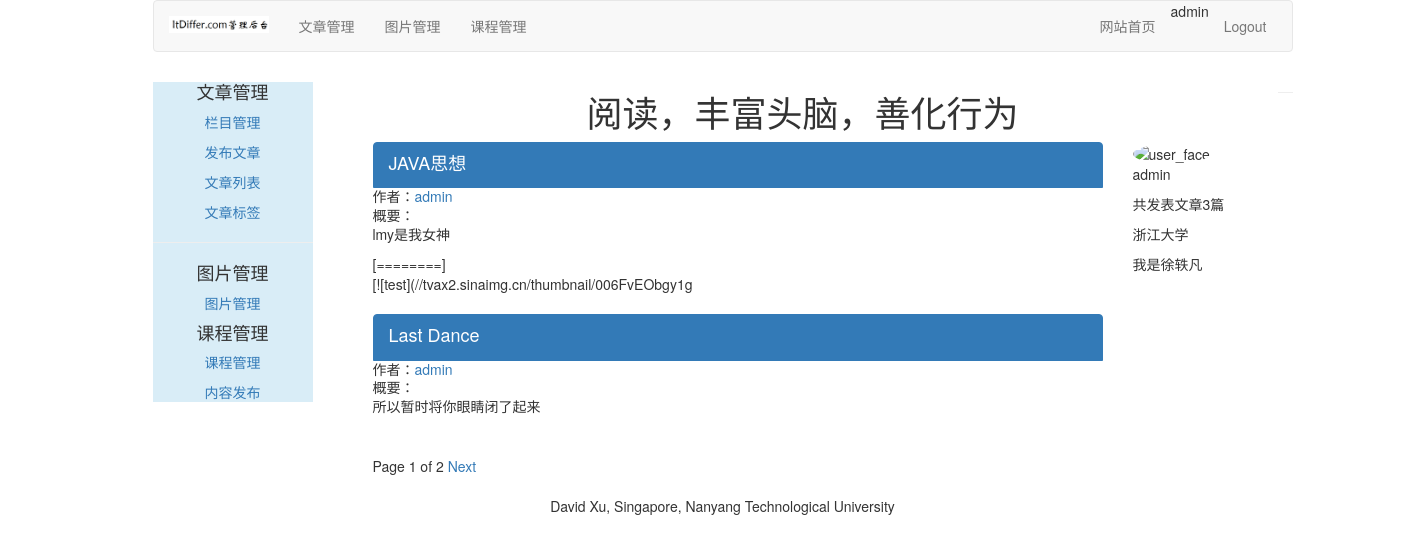
Page /article/list-article-titles/admin/ on the earlier database version.
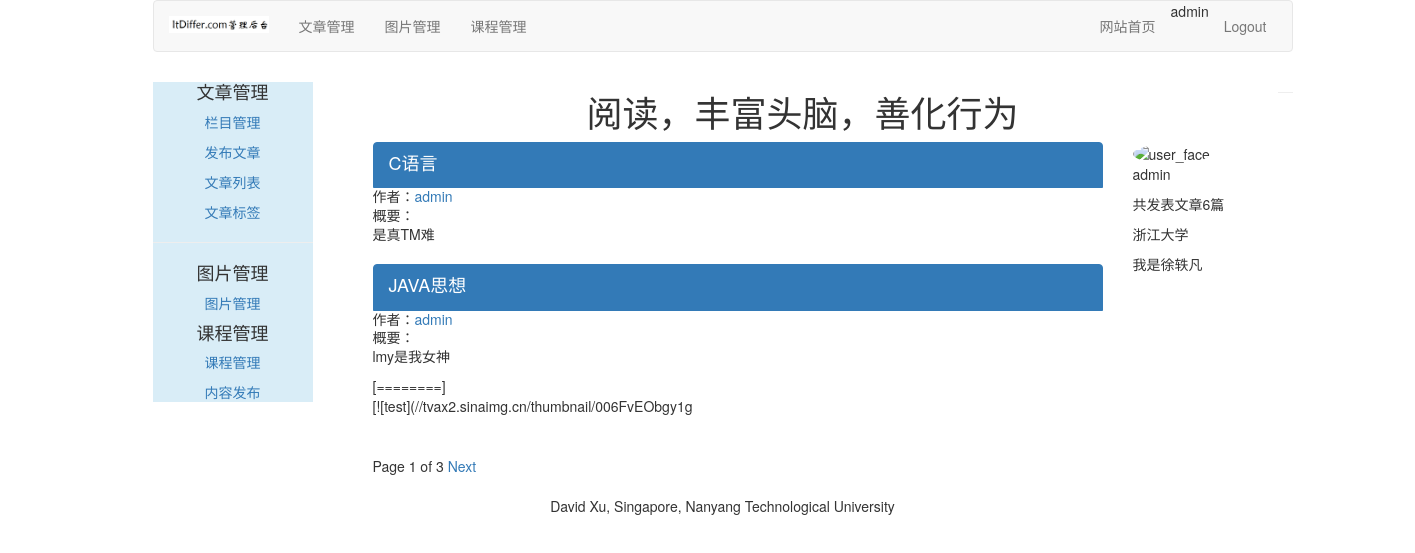
Same page on the later database version.
### article/models.py (models this page shows, shortened)
class ArticlePost(models.Model):
    author = models.ForeignKey(User, on_delete=models.CASCADE, related_name="article")
    title = models.CharField(max_length=200)
    slug = models.SlugField(max_length=500)
    column = models.ForeignKey(ArticleColumn, on_delete=models.CASCADE, related_name="article_column")
    body = models.TextField()
    created = models.DateTimeField(default=timezone.now)
    updated = models.DateTimeField(auto_now=True)
    users_like = models.ManyToManyField(User, related_name="articles_like", blank=True)
    article_tag = models.ManyToManyField(ArticleTag, related_name="article_tag", blank=True)
    class Meta:
        ordering = ("title",)
        index_together = (("id", "slug"),)
    def get_url_path(self):
        return reverse("article:article_content", args=[self.id, self.slug])

### article/list_views.py (the view)
# urls.py: path('list-article-titles/', list_views.article_titles, name="article_titles"),
def article_titles(request, username=None):
    if username:
        user = User.objects.get(username=username)
        articles_title = ArticlePost.objects.filter(author=user)
        try:
            userinfo = user.userinfo
        except:
            userinfo = None
    else:
        articles_title = ArticlePost.objects.all()
    paginator = Paginator(articles_title, 2)
    page = request.GET.get('page')
    try:
        current_page = paginator.page(page)
        articles = current_page.object_list
    except PageNotAnInteger:
        current_page = paginator.page(1)
        articles = current_page.object_list
    except EmptyPage:
        current_page = paginator.page(paginator.num_pages)
        articles = current_page.object_list
    if username:
        return render(request, "article/list/author_articles.html",
                      {"articles": articles, "page": current_page, "userinfo": userinfo, "user": user})
    return render(request, "article/list/article_titles.html", {"articles": articles, "page": current_page})

### article/templatetags/article_tags.py (called while the page is built)
@register.simple_tag
def author_total_articles(user):
    return user.article.count()

### templates/article/list/author_articles.html (shortened to what this page needs)
{% extends "article/base.html" %}
{% load staticfiles %}
{% load article_tags %}
{% block content %}
    <div class="row text-center vertical-middle-sm">
        <h1>阅读，丰富头脑，善化行为</h1>
    </div>
    <div class="container">
        <div class="col-md-8">
            {% for article in articles %}
                <div class="list-group">
                    <a href="{{ article.get_url_path }}" class="list-group-item active">
                        <h4 class="list-group-item-heading">{{ article.title }}</h4>
                    </a>
                    <p class="list-group-item-text">作者：<a
                            href="{% url 'article:author_articles' article.author.username %}">{{ article.author.username }}</a>
                    </p>
                    <p class="list-group-item-text">概要：{{ article.body|slice:"70"|linebreaks }}</p>
                </div>
            {% endfor %}
            {% include "paginator.html" %}
        </div>
        <div class="col-md-4">
            <div>
                {% if userinfo.photo %}
                    <img src="{{ userinfo.photo|striptags }}" class="img-circle" alt="user_face" id="my_photo"
                         style="width:300px">
                {% else %}
                    <img src="{% static 'images/newton.jpg' %}" class="img-circle" alt="user_face" id="my_photo"
                         style="width:300px">
                {% endif %}
            </div>
            <div>
                <p>{{ user.username }}</p>
                <p>共发表文章{% author_total_articles user %}篇</p>
                {% if userinfo %}
                    <p>{{ userinfo.company }}</p>
                    <p>{{ userinfo.aboutme }}</p>
                {% else %}
                    <p>这个作者太懒了，什么也没有留下</p>
                {% endif %}
            </div>
        </div>
    </div>
{% endblock %}

### templates/article/header.html
{% load staticfiles %}
<div class="container">
    <nav class="navbar navbar-default" role="navigation">
        <div class="navbar-header">
            <a class="navbar-brand" href="http://www.baidu.com">
                <img width="100px" src="{% static 'images/backlogo.png' %}"></a>
        </div>
        <div>
            <ul class="nav navbar-nav" role="tablist">
                <li><a href="{% url 'article:article_column' %}">文章管理</a></li>
                <li><a href="{% url 'image:list_images' %}">图片管理</a></li>
                <li><a href="{% url 'course:manage_course' %}">课程管理</a></li>
            </ul>
            <ul class="nav navbar-nav navbar-right" style="margin-right: 10px">
                <li><a href="{% url 'blog:blog_title' %}">网站首页</a></li>
                <li><span>{{ user.username }}</span></li>
                <li><a href="{% url 'account:user_logout' %}">Logout</a></li>
            </ul>
        </div>
    </nav>
</div>

Differences in the rows shown:
no longer on this page (row unchanged): ArticlePost: title "Last Dance", author.username "admin", body "所以暂时将你眼睛闭了起来"
added ArticlePost: title "C语言", author.username "admin", body "是真TM难"
Other differences:
{{ page.paginator.num_pages }}: "2" → "3"
text no longer shown: "3"
text now shown: "6"
